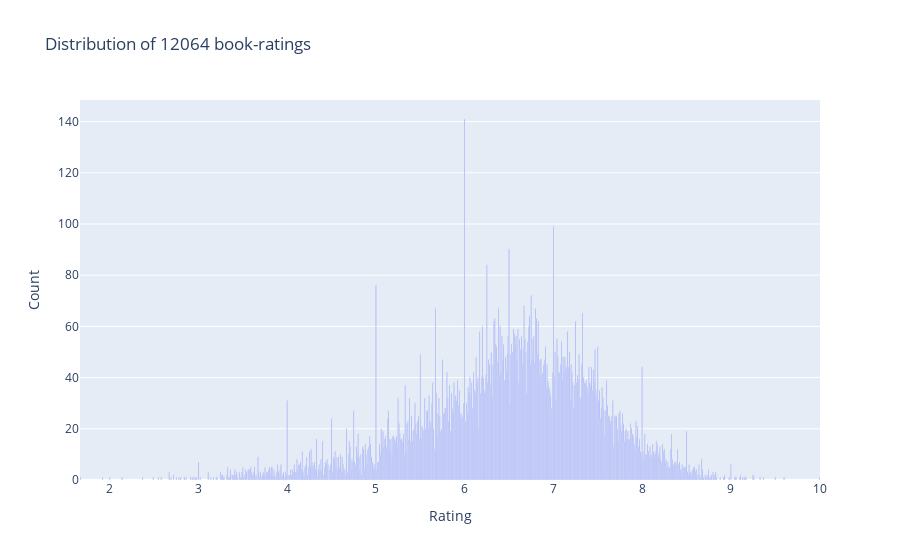

Notebook code for this chart:
### Markdown cell above
## 2) item with low rate

### Code cell
# Dstribution of rating
item_redu_rate = item_redu.rating.value_counts().sort_index()

trace = go.Bar(x=item_redu_rate.index,
              text=['{:.1f}%'.format(val) for val in (item_redu_rate.values/item_redu.shape[0]*100)],
              textposition='auto',
              textfont=dict(color='#000000'),
              y=item_redu_rate.values)

# Create layout
layout = dict(title='Distribution of {} book-ratings'.format(item_redu.shape[0]),
             xaxis = dict(title='Rating'),
             yaxis = dict(title='Count'))

# Create plot
fig = go.Figure(data=[trace], layout=layout)
iplot(fig)

### Figure 1 — Plotly figure (JSON) as saved in the notebook; plotly's stock layout.template omitted (floating-point values rounded to 4 significant figures; data arrays with more than 128 entries replaced by an {"elided": "..."} marker saying what was removed)
{"data": [{"text": {"elided": "598 str values"}, "textfont": {"color": "#000000"}, "textposition": "auto", "type": "bar", "x": {"elided": "598 float values"}, "y": {"elided": "598 int values"}}], "layout": {"title": {"text": "Distribution of 12064 book-ratings"}, "xaxis": {"title": {"text": "Rating"}}, "yaxis": {"title": {"text": "Count"}}}}
